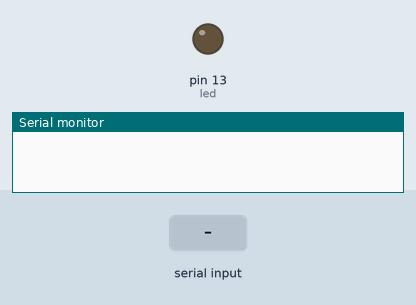
A sketch run on a simulated Arduino Uno, built with avr-gcc and run on an emulated ATmega328P. Shown: output pins drawn as LEDs (lit = HIGH), the last lines printed to the serial monitor. The inputs (shaded band) are chosen by the test bench.

Above: at 1.2 s.
1.3 s: "H" received over Serial
At 2.1 s:
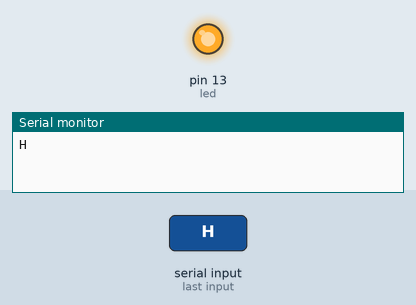
2.8 s: "L" received over Serial
At 3.2 s:
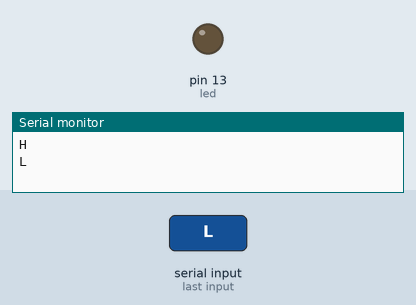
Timing chart, 0 to 5.8 s (numbered marks = the images above; inputs shaded):
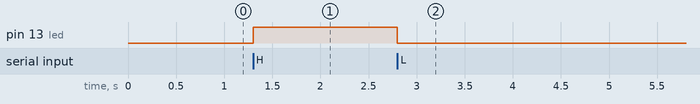

Measured:
- after the input at 1.3 s, pin 13 (led): LOW → HIGH at once
- after the input at 2.8 s, pin 13 (led): HIGH → LOW at once

The sketch:

XbeeRX.ino
```cpp
int led=13;
char ret;
void setup() {
  // put your setup code here, to run once:
Serial.begin(9600);
pinMode(led,OUTPUT);
}

void loop() {
  // put your main code here, to run repeatedly:
while(Serial.available()>0){

  ret=Serial.read();
  Serial.println(ret);

  if(ret=='H'){
    digitalWrite(led,HIGH);
    }
   if(ret=='L'){
    digitalWrite(led,LOW);
    }
}
}
```
